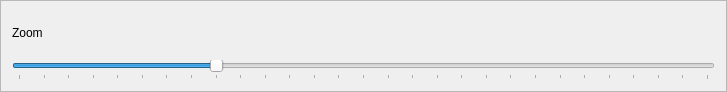
<?xml version="1.0" encoding="UTF-8"?>
<ui version="4.0">
 <class>ZoomWidget</class>
 <widget class="QFrame" name="ZoomWidget">
  <property name="geometry">
   <rect>
    <x>0</x>
    <y>0</y>
    <width>727</width>
    <height>92</height>
   </rect>
  </property>
  <property name="windowTitle">
   <string>Frame</string>
  </property>
  <property name="frameShape">
   <enum>QFrame::StyledPanel</enum>
  </property>
  <property name="frameShadow">
   <enum>QFrame::Raised</enum>
  </property>
  <layout class="QGridLayout" name="gridLayout">
   <item row="0" column="0">
    <widget class="QLabel" name="zoomTagLabel">
     <property name="text">
      <string>Zoom</string>
     </property>
    </widget>
   </item>
   <item row="0" column="1">
    <widget class="QLabel" name="zoomLevelLabel">
     <property name="text">
      <string notr="true"/>
     </property>
    </widget>
   </item>
   <item row="0" column="2">
    <spacer name="horizontalSpacer">
     <property name="orientation">
      <enum>Qt::Horizontal</enum>
     </property>
     <property name="sizeHint" stdset="0">
      <size>
       <width>40</width>
       <height>20</height>
      </size>
     </property>
    </spacer>
   </item>
   <item row="1" column="0" colspan="3">
    <widget class="QSlider" name="zoomSlider">
     <property name="minimumSize">
      <size>
       <width>300</width>
       <height>0</height>
      </size>
     </property>
     <property name="minimum">
      <number>20</number>
     </property>
     <property name="maximum">
      <number>300</number>
     </property>
     <property name="singleStep">
      <number>10</number>
     </property>
     <property name="pageStep">
      <number>10</number>
     </property>
     <property name="value">
      <number>100</number>
     </property>
     <property name="sliderPosition">
      <number>100</number>
     </property>
     <property name="orientation">
      <enum>Qt::Horizontal</enum>
     </property>
     <property name="tickPosition">
      <enum>QSlider::TicksBelow</enum>
     </property>
     <property name="tickInterval">
      <number>10</number>
     </property>
    </widget>
   </item>
  </layout>
 </widget>
 <resources/>
 <connections/>
</ui>
